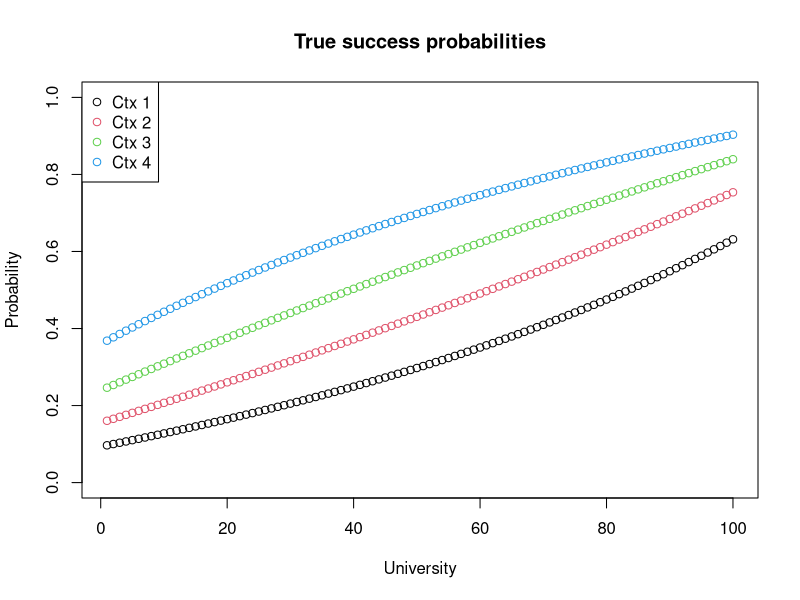
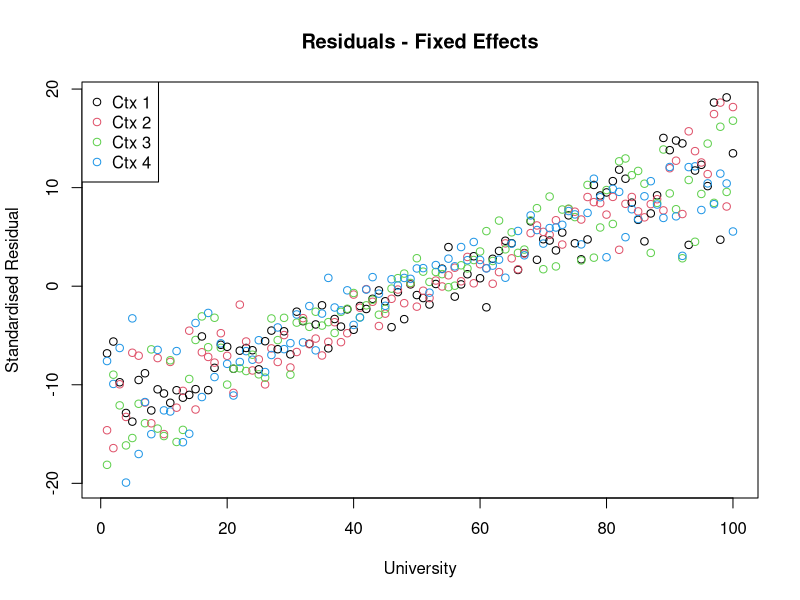
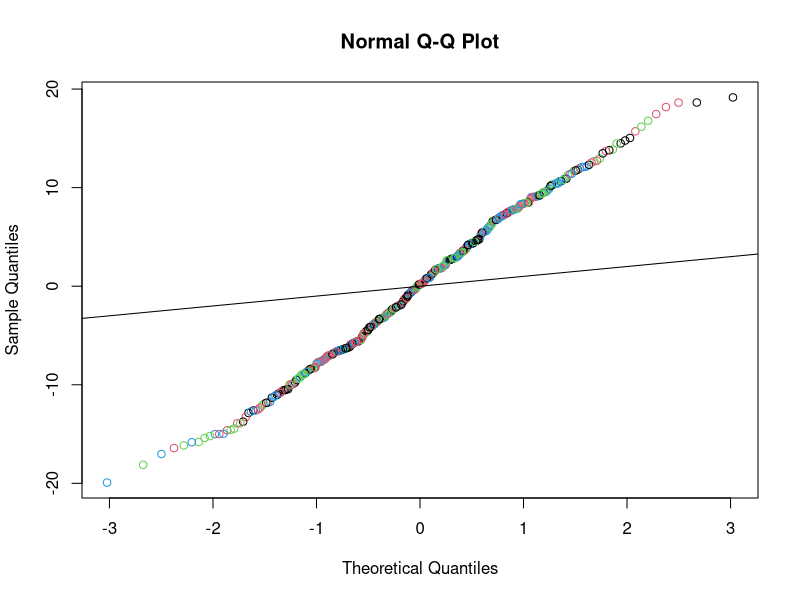
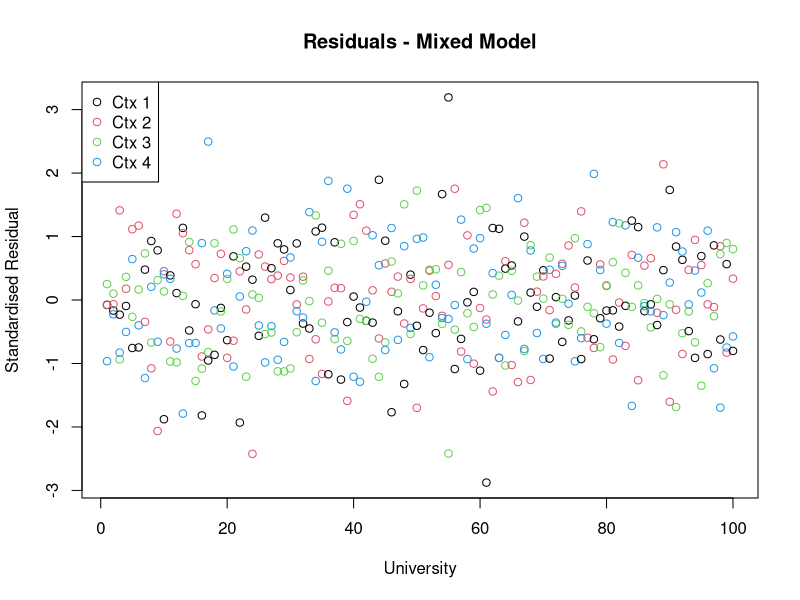
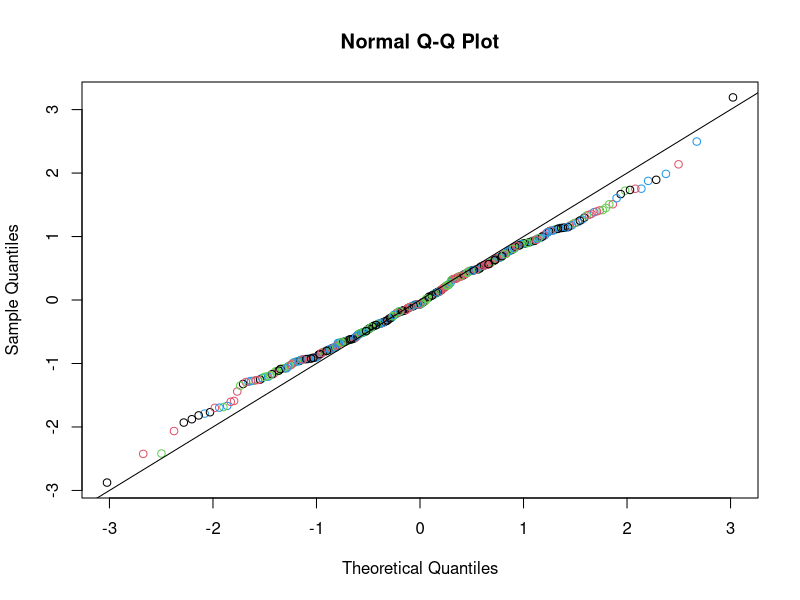
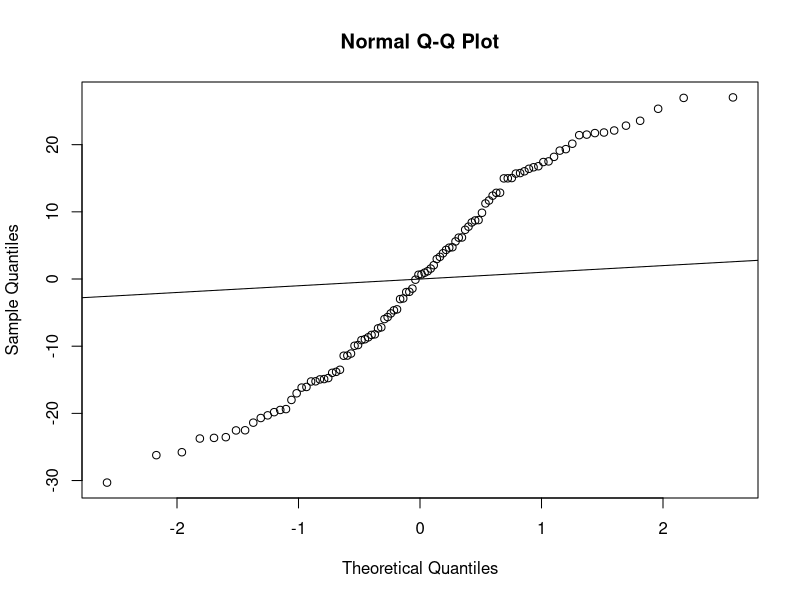

These figures' R source, in order:
## ---- chunk 1
knitr::opts_chunk$set(echo = TRUE)
## ---- chunk 2
require(lme4)
## ---- chunk 3
Nuni=100
Nctx=4
Uni=rep(1:Nuni,each=Nctx)
# Variation in total N's... no fewer than 25, but up to 1025
Nstud=25+round(1000*runif(Nuni*Nctx))
Context=rep(1:Nctx,Nuni)
# Will need these for later modelling
Context.f=factor(Context)
Uni.f=factor(Uni)
## ---- chunk 4
Logit=function(p)log(p/(1-p))
InvLogit=function(x)exp(x)/(1+exp(x))
Succ=InvLogit(rep(Logit(seq(0.3,0.7,len=4)),Nuni)+rep(Logit(seq(0.2,0.8,len=Nuni)),each=Nctx))
# Adjust 0.3,0.7 to change context effect, 0.2,0.8 to change Uni effect; 
# The more similar the less the effect (e.g. 0.5,0.5 would be no effect)

plot(Uni,Succ,col=1:4,ylim=c(0,1),
      main="True success probabilities",
      xlab="University",ylab="Probability");
legend(x='topleft',legend=c("Ctx 1","Ctx 2","Ctx 3","Ctx 4"),pch=1,col=1:4)
# One realisation of data...
Y=rbinom(n=Nuni*Nctx,size = Nstud,prob = Succ)
## ---- chunk 5
Logit(seq(0.3,0.7,len=4))
## ---- chunk 6
mod = glm(cbind(Y,Nstud-Y) ~ -1 + Context.f, family="binomial")
print(mod)
## ---- chunk 7
Res=residuals(mod,type="pearson",scaled=TRUE)
plot(Uni,Res,col=1:4,
      main="Residuals - Fixed Effects",
      xlab="University",ylab="Standardised Residual");
legend(x='topleft',legend=c("Ctx 1","Ctx 2","Ctx 3","Ctx 4"),pch=1,col=1:4)
qqnorm(Res,col=1:4);abline(0,1)
## ---- chunk 8
mmod  <- glmer(cbind(Y,Nstud-Y) ~ -1 + Context.f + (1 | Uni.f), family="binomial")
print(mmod)
## ---- chunk 9
mRes=residuals(mmod,type="pearson",scaled=TRUE)
plot(Uni,mRes,col=1:4,
      main="Residuals - Mixed Model",
      xlab="University",ylab="Standardised Residual");
legend(x='topleft',legend=c("Ctx 1","Ctx 2","Ctx 3","Ctx 4"),pch=1,col=1:4)
qqnorm(mRes,col=1:4);abline(0,1)
## ---- chunk 10
cV <- ranef(mmod, condVar = TRUE,drop=TRUE)
ranvar <- attr(cV[[1]], "postVar")
Z = cV$Uni.f/sqrt(attr(cV$Uni.f,"postVar"))
qqnorm(Z);abline(0,1)
